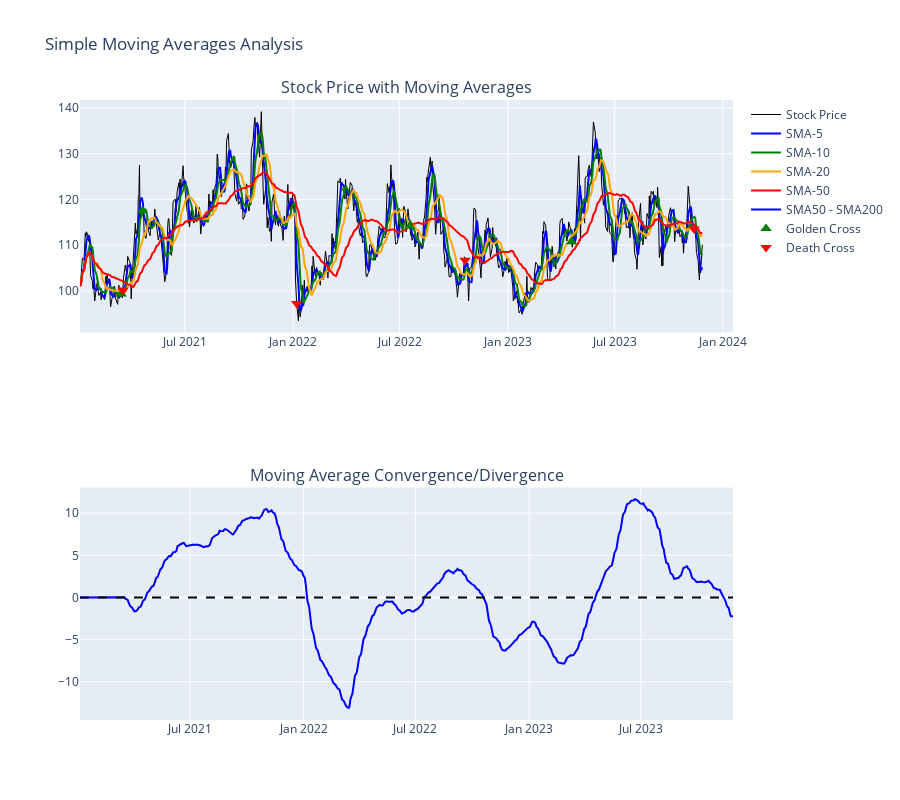

The notebook cell this image was saved under:
### Code cell
# 1. SIMPLE MOVING AVERAGES (SMA)
print(" 1. SIMPLE MOVING AVERAGES (SMA)")
print("=" * 32)

def calculate_sma(series, window):
    """Calculate Simple Moving Average"""
    return series.rolling(window=window, min_periods=1).mean()

def moving_average_analysis(series, windows, series_name):
    """Comprehensive moving average analysis"""
    
    results = {}
    
    for window in windows:
        sma = calculate_sma(series, window)
        
        # Calculate lag
        crossings = ((series > sma) != (series.shift(1) > sma.shift(1))).sum()
        
        # Smoothness (reduction in variance)
        original_var = series.var()
        smoothed_var = sma.var()
        smoothness = 1 - (smoothed_var / original_var)
        
        # Noise reduction
        original_std = series.std()
        smoothed_std = sma.std()
        noise_reduction = 1 - (smoothed_std / original_std)
        
        results[window] = {
            'sma': sma,
            'crossings': crossings,
            'smoothness': smoothness,
            'noise_reduction': noise_reduction,
            'lag_approx': window / 2 # Theoretical lag
        }
    
    return results

# Apply to stock price data
stock_windows = [5, 10, 20, 50, 200] # Common trading periods
stock_sma_results = moving_average_analysis(stock_df['price'], stock_windows, 'Stock Price')

print("Stock Price - Simple Moving Average Analysis:")
for window, result in stock_sma_results.items():
    print(f"• SMA-{window:3d}: Lag≈{result['lag_approx']:4.1f} days, "
          f"Noise reduction: {result['noise_reduction']*100:4.1f}%, "
          f"Crossings: {result['crossings']:3d}")

# Golden Cross and Death Cross signals
sma_50 = stock_sma_results[50]['sma']
sma_200 = stock_sma_results[200]['sma']

golden_crosses = ((sma_50 > sma_200) & (sma_50.shift(1) <= sma_200.shift(1)))
death_crosses = ((sma_50 < sma_200) & (sma_50.shift(1) >= sma_200.shift(1)))

print(f"\nTrading Signals:")
print(f"• Golden Crosses (SMA50 > SMA200): {golden_crosses.sum()}")
print(f"• Death Crosses (SMA50 < SMA200): {death_crosses.sum()}")

if golden_crosses.sum() > 0:
    last_golden = golden_crosses[golden_crosses].index[-1]
    print(f"• Last Golden Cross: {last_golden.strftime('%Y-%m-%d')}")

if death_crosses.sum() > 0:
    last_death = death_crosses[death_crosses].index[-1]
    print(f"• Last Death Cross: {last_death.strftime('%Y-%m-%d')}")

# Visualize SMA analysis
fig_sma = make_subplots(rows=2, cols=1,
                       subplot_titles=['Stock Price with Moving Averages',
                                     'Moving Average Convergence/Divergence'])

# Price and moving averages
fig_sma.add_trace(
    go.Scatter(x=stock_df.index, y=stock_df['price'],
              mode='lines', name='Stock Price', line=dict(color='black', width=1)),
    row=1, col=1
)

colors = ['blue', 'green', 'orange', 'red', 'purple']
for i, (window, result) in enumerate(stock_sma_results.items()):
    if window <= 50: # Only show short-term MAs in top chart
        fig_sma.add_trace(
            go.Scatter(x=stock_df.index, y=result['sma'],
                      mode='lines', name=f'SMA-{window}',
                      line=dict(color=colors[i], width=2)),
            row=1, col=1
        )

# SMA difference (MACD-like)
sma_diff = sma_50 - sma_200
fig_sma.add_trace(
    go.Scatter(x=stock_df.index, y=sma_diff,
              mode='lines', name='SMA50 - SMA200', line=dict(color='blue')),
    row=2, col=1
)
fig_sma.add_hline(y=0, line=dict(color='black', dash='dash'), row=2, col=1)

# Mark signals (simplified without annotations to avoid compatibility issues)
golden_dates = golden_crosses[golden_crosses].index
death_dates = death_crosses[death_crosses].index

# Add scatter points for signals instead of lines
if len(golden_dates) > 0:
    golden_prices = stock_df.loc[golden_dates, 'price']
    fig_sma.add_trace(
        go.Scatter(x=golden_dates, y=golden_prices,
                  mode='markers', name='Golden Cross',
                  marker=dict(color='green', size=10, symbol='triangle-up')),
        row=1, col=1
    )

if len(death_dates) > 0:
    death_prices = stock_df.loc[death_dates, 'price']
    fig_sma.add_trace(
        go.Scatter(x=death_dates, y=death_prices,
                  mode='markers', name='Death Cross',
                  marker=dict(color='red', size=10, symbol='triangle-down')),
        row=1, col=1
    )

fig_sma.update_layout(height=800, title="Simple Moving Averages Analysis")
fig_sma.show()

# Effectiveness analysis
print(f"\nSMA Effectiveness Analysis:")

# Calculate returns for different strategies
buy_hold_return = (stock_df['price'].iloc[-1] / stock_df['price'].iloc[0] - 1) * 100

# Simple MA strategy: Buy when price > SMA20, Sell when price < SMA20
sma_20 = stock_sma_results[20]['sma']
ma_signals = (stock_df['price'] > sma_20).astype(int)
ma_strategy_returns = (ma_signals.shift(1) * stock_df['returns']).cumsum()
ma_total_return = (np.exp(ma_strategy_returns.iloc[-1]) - 1) * 100

print(f"• Buy & Hold return: {buy_hold_return:.2f}%")
print(f"• SMA-20 strategy return: {ma_total_return:.2f}%")
print(f"• Strategy effectiveness: {'Better' if ma_total_return > buy_hold_return else 'Worse'}")

# Signal quality metrics
ma_trades = ma_signals.diff().abs().sum() / 2 # Number of trades
print(f"• Number of trades: {ma_trades:.0f}")
print(f"• Trade frequency: {ma_trades/len(stock_df)*252:.1f} trades/year")

### Figure 1 — Plotly figure (JSON) as saved in the notebook; plotly's stock layout.template omitted (floating-point values rounded to 4 significant figures; data arrays with more than 128 entries replaced by an {"elided": "..."} marker saying what was removed)
{"data": [{"line": {"color": "black", "width": 1}, "mode": "lines", "name": "Stock Price", "type": "scatter", "x": {"elided": "756 str values"}, "xaxis": "x", "y": {"elided": "756 float values"}, "yaxis": "y"}, {"line": {"color": "blue", "width": 2}, "mode": "lines", "name": "SMA-5", "type": "scatter", "x": {"elided": "756 str values"}, "xaxis": "x", "y": {"elided": "756 float values"}, "yaxis": "y"}, {"line": {"color": "green", "width": 2}, "mode": "lines", "name": "SMA-10", "type": "scatter", "x": {"elided": "756 str values"}, "xaxis": "x", "y": {"elided": "756 float values"}, "yaxis": "y"}, {"line": {"color": "orange", "width": 2}, "mode": "lines", "name": "SMA-20", "type": "scatter", "x": {"elided": "756 str values"}, "xaxis": "x", "y": {"elided": "756 float values"}, "yaxis": "y"}, {"line": {"color": "red", "width": 2}, "mode": "lines", "name": "SMA-50", "type": "scatter", "x": {"elided": "756 str values"}, "xaxis": "x", "y": {"elided": "756 float values"}, "yaxis": "y"}, {"line": {"color": "blue"}, "mode": "lines", "name": "SMA50 - SMA200", "type": "scatter", "x": {"elided": "756 str values"}, "xaxis": "x2", "y": {"elided": "756 float values"}, "yaxis": "y2"}, {"marker": {"color": "green", "size": 10, "symbol": "triangle-up"}, "mode": "markers", "name": "Golden Cross", "type": "scatter", "x": ["2021-03-15T00:00:00.000000000", "2021-04-20T00:00:00.000000000", "2022-07-18T00:00:00.000000000", "2023-04-19T00:00:00.000000000"], "xaxis": "x", "y": [99.33, 117.6, 114.1, 110.7], "yaxis": "y"}, {"marker": {"color": "red", "size": 10, "symbol": "triangle-down"}, "mode": "markers", "name": "Death Cross", "type": "scatter", "x": ["2021-03-18T00:00:00.000000000", "2022-01-07T00:00:00.000000000", "2022-10-20T00:00:00.000000000", "2023-11-13T00:00:00.000000000"], "xaxis": "x", "y": [100.2, 97.22, 106.7, 113.5], "yaxis": "y"}], "layout": {"annotations": [{"font": {"size": 16}, "showarrow": false, "text": "Stock Price with Moving Averages", "x": 0.5, "xanchor": "center", "xref": "paper", "y": 1, "yanchor": "bottom", "yref": "paper"}, {"font": {"size": 16}, "showarrow": false, "text": "Moving Average Convergence/Divergence", "x": 0.5, "xanchor": "center", "xref": "paper", "y": 0.375, "yanchor": "bottom", "yref": "paper"}], "height": 800, "shapes": [{"line": {"color": "black", "dash": "dash"}, "type": "line", "x0": 0, "x1": 1, "xref": "x2 domain", "y0": 0, "y1": 0, "yref": "y2"}], "title": {"text": "Simple Moving Averages Analysis"}, "xaxis": {"anchor": "y", "domain": [0, 1]}, "xaxis2": {"anchor": "y2", "domain": [0, 1]}, "yaxis": {"anchor": "x", "domain": [0.625, 1]}, "yaxis2": {"anchor": "x2", "domain": [0, 0.375]}}}
